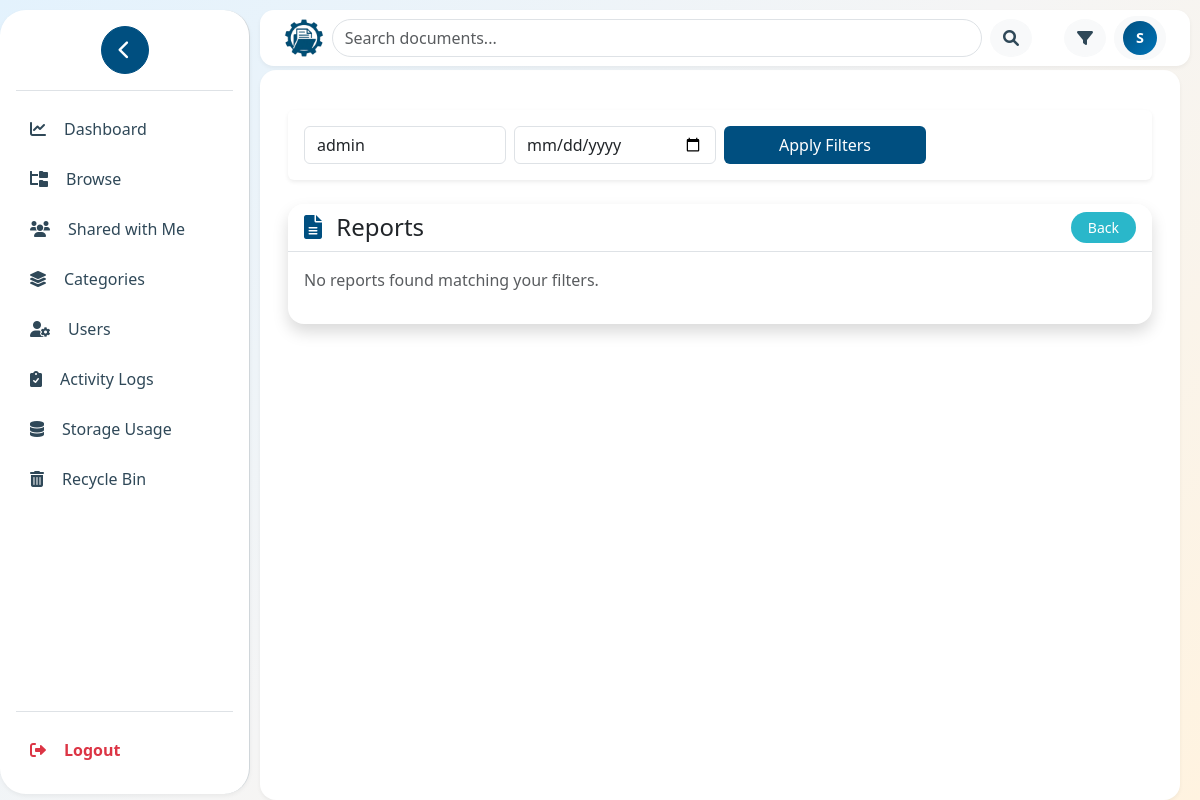
The app's page /all_reports.php?user=admin (signed in), older data.
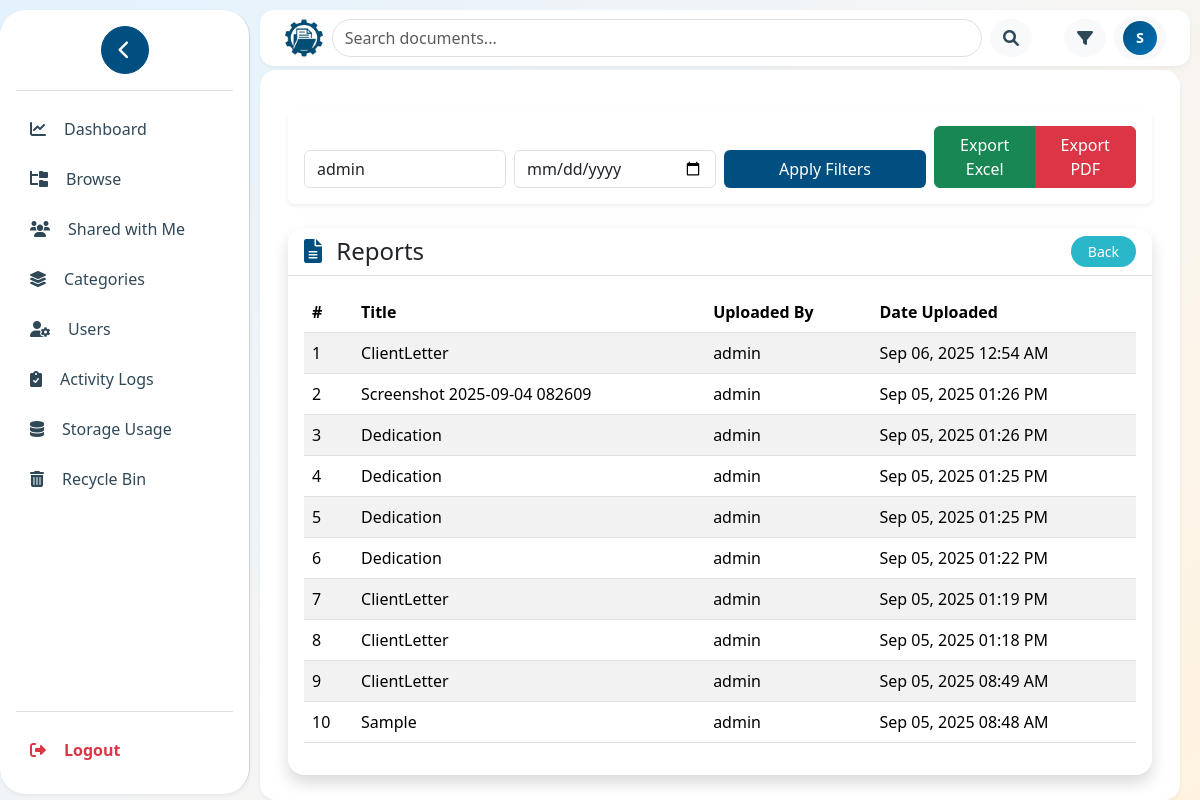
The same page, newer data.
### tables this page shows
CREATE TABLE `reports` (
  `id` int(11) NOT NULL,
  `title` varchar(255) NOT NULL,
  `file_path` varchar(255) NOT NULL,
  `uploaded_by` varchar(100) NOT NULL,
  `created_at` timestamp NOT NULL DEFAULT current_timestamp()
);

CREATE TABLE `users` (
  `id` int(11) NOT NULL,
  `username` varchar(100) NOT NULL,
  `email` varchar(100) NOT NULL,
  `password` varchar(200) NOT NULL,
  `full_name` varchar(100) DEFAULT NULL,
  `role` enum('user','admin','superadmin') DEFAULT 'user',
  `created_at` datetime DEFAULT current_timestamp(),
  `updated_at` datetime DEFAULT current_timestamp() ON UPDATE current_timestamp(),
  `is_logged_in` tinyint(1) DEFAULT 0,
  `status` enum('pending','active','disabled') DEFAULT 'pending'
);

### config/config.php (called while the page is built, shortened)
<?php
function isLoggedIn() {
    return isset($_SESSION['user_id']);
}
?>

### includes/auth_check.php (called while the page is built, shortened)
<?php
require_once __DIR__ . '/../config/config.php';
function isAdmin() {
    return isset($_SESSION['user_role']) &&
           in_array($_SESSION['user_role'], ['admin', 'superadmin'], true);
}
?>

### all_reports.php (the view, shortened to what this page needs)
<?php
require_once 'includes/auth_check.php';
require_once 'config/database.php';
$userFilter = $_GET['user'] ?? '';
$dateFilter = $_GET['date'] ?? '';
$query = "
    SELECT r.id, r.title, r.created_at, u.username AS uploaded_by
    FROM reports r
    JOIN users u ON r.uploaded_by = u.id
    WHERE 1=1
";
$params = [];
if (!empty($userFilter)) {
    $query .= " AND u.username LIKE :user";
    $params[':user'] = "%$userFilter%";
}
$query .= " ORDER BY r.created_at DESC";
$stmt = $db->prepare($query);
$stmt->execute($params);
$reports = $stmt->fetchAll(PDO::FETCH_ASSOC);
?>
<?php include 'includes/header.php'; ?>
<div class="container mt-4">
  <div class="card mb-4 shadow-sm border-0">
    <div class="card-body">
      <form method="GET" class="row g-2 align-items-end">
        <div class="col-md-3">
          <input type="text" name="user" class="form-control" placeholder="Filter by username..." value="<?= htmlspecialchars($userFilter) ?>">
        </div>
        <div class="col-md-3">
          <input type="date" name="date" class="form-control" value="<?= htmlspecialchars($dateFilter) ?>">
        </div>
        <div class="col-md-3">
          <button type="submit" class="btn w-100" style="background-color: #004F80; color: white;">Apply Filters</button>
        </div>
        <div class="col-md-3 text-end">
          <?php if (count($reports) > 0): ?>
            <div class="btn-group w-100">
              <a href="?<?= http_build_query(array_merge($_GET, ['export' => 'excel'])) ?>" class="btn btn-success w-50">Export Excel</a>
              <a href="?<?= http_build_query(array_merge($_GET, ['export' => 'pdf'])) ?>" class="btn btn-danger w-50">Export PDF</a>
            </div>
          <?php endif; ?>
        </div>
      </form>
    </div>
  </div>
  <div class="card shadow rounded-4 border-0">
    <div class="card-header d-flex justify-content-between align-items-center bg-white border-bottom rounded-top-4">
      <h4 class="mb-0">
        <i class="fas fa-file-alt me-2" style="color:#004F80;"></i> Reports
      </h4>
      <a href="dashboard.php" class="btn btn-sm rounded-pill px-3" style="background-color: #2AB7CA; color: white; font-weight: 500;">Back</a>
    </div>
    <div class="card-body">
      <?php if (count($reports) > 0): ?>
        <div class="table-responsive">
          <table class="table table-striped align-middle">
            <thead>
              <tr>
                <th>#</th>
                <th>Title</th>
                <th>Uploaded By</th>
                <th>Date Uploaded</th>
              </tr>
            </thead>
            <tbody>
              <?php foreach ($reports as $index => $report): ?>
                <tr>
                  <td><?= $index + 1 ?></td>
                  <td><?= htmlspecialchars($report['title']) ?></td>
                  <td><?= htmlspecialchars($report['uploaded_by']) ?></td>
                  <td><?= date("M d, Y h:i A", strtotime($report['created_at'])) ?></td>
                </tr>
              <?php endforeach; ?>
            </tbody>
          </table>
        </div>
      <?php else: ?>
        <p class="text-muted">No reports found matching your filters.</p>
      <?php endif; ?>
    </div>
  </div>
</div>

### includes/header.php (shortened to what this page needs)
<?php
require_once __DIR__ . '/../config/config.php';
require_once __DIR__ . '/../includes/auth_check.php';
$user_full_name = $_SESSION['full_name'] ?? null;
$user_initial = $user_full_name ? strtoupper(substr($user_full_name, 0, 1)) : '?';
?>
<!DOCTYPE html>
<html lang="en">
<head>
<link rel="stylesheet" href="<?php echo BASE_URL; ?>assets/css/header.css">
  <link href="https://cdn.jsdelivr.net/npm/bootstrap@5.3.3/dist/css/bootstrap.min.css" rel="stylesheet">
  <link href="https://cdnjs.cloudflare.com/ajax/libs/font-awesome/6.0.0/css/all.min.css" rel="stylesheet">
</head>
<body>
<?php if (isLoggedIn()): ?>
<div class="sidebar d-flex flex-column slide-in-left" id="sidebar">
  <div class="mb-3 text-center">
    <button class="btn btn-primary rounded-circle" id="collapseToggleBtn" title="Collapse Sidebar">
      <i class="fas fa-chevron-left"></i>
    </button>
  </div>
  <ul class="nav nav-pills flex-column mb-auto border-top pt-3">
    <li>
      <a class="nav-link <?php echo basename($_SERVER['PHP_SELF']) == 'dashboard.php' ? 'active' : ''; ?>"
         href="<?php echo BASE_URL; ?>dashboard.php">
        <i class="fas fa-chart-line me-2"></i><span>Dashboard</span>
      </a>
    </li>
    <li>
      <a class="nav-link <?php echo basename($_SERVER['PHP_SELF']) == 'browse.php' ? 'active' : ''; ?>"
         href="<?php echo BASE_URL; ?>documents/browse.php">
        <i class="fas fa-folder-tree me-2"></i><span>Browse</span>
      </a>
    </li>
    <li>
      <a class="nav-link <?php echo basename($_SERVER['PHP_SELF']) == 'shared.php' ? 'active' : ''; ?>"
         href="<?php echo BASE_URL; ?>documents/shared.php">
        <i class="fas fa-users me-2"></i><span>Shared with Me</span>
      </a>
    </li>
    <?php if (isAdmin()): ?>
    <li><a class="nav-link <?php echo basename($_SERVER['PHP_SELF']) == 'manage.php' ? 'active' : ''; ?>" href="<?php echo BASE_URL; ?>categories/manage.php"><i class="fas fa-layer-group me-2"></i><span>Categories</span></a></li>
    <li><a class="nav-link <?php echo basename($_SERVER['PHP_SELF']) == 'manage_user.php' ? 'active' : ''; ?>" href="<?php echo BASE_URL; ?>users/manage_user.php"><i class="fas fa-user-gear me-2"></i><span>Users</span></a></li>
    <li><a class="nav-link <?php echo basename($_SERVER['PHP_SELF']) == 'audit.php' ? 'active' : ''; ?>" href="<?php echo BASE_URL; ?>logs/audit.php"><i class="fas fa-clipboard-check me-2"></i><span>Activity Logs</span></a></li>
    <?php endif; ?>
    <li><a class="nav-link" href="<?php echo BASE_URL; ?>storage.php"><i class="fas fa-database me-2"></i><span>Storage Usage</span></a></li>
    <li><a class="nav-link <?php echo basename($_SERVER['PHP_SELF']) == 'trash.php' ? 'active' : ''; ?>" href="<?php echo BASE_URL; ?>documents/trash.php"><i class="fas fa-trash-alt me-2"></i><span>Recycle Bin</span></a></li>
  </ul>
  <div class="mt-auto border-top pt-3">
    <a class="nav-link text-danger fw-semibold" href="<?php echo BASE_URL; ?>auth/logout.php">
      <i class="fas fa-sign-out-alt me-2"></i><span>Logout</span>
    </a>
  </div>
</div>
<div class="topbar d-flex justify-content-between align-items-center px-4 py-2" id="topbar">
  <div class="d-flex align-items-center flex-shrink-0">
    <img src="/TrackWeb/assets/images/logo.png" alt="TrackWeb Logo" class="img-fluid me-2" style="max-height: 40px;">
  </div>
  <form class="d-flex align-items-center me-4 flex-grow-1 search-form"
        action="<?php echo BASE_URL; ?>documents/results.php" method="get">
    <input class="form-control me-2 rounded-pill" type="search" name="search" placeholder="Search documents..." aria-label="Search">
    <button class="btn btn-light rounded-circle d-none d-md-inline me-2" type="submit" title="Search">
      <i class="fas fa-search"></i>
    </button>
  </form>
  <a href="<?php echo BASE_URL; ?>documents/search.php"
     class="btn btn-light rounded-circle d-none d-md-inline me-2" title="Advanced Search">
    <i class="fas fa-filter"></i>
  </a>
  <div class="dropdown">
    <button class="btn btn-light d-flex align-items-center px-2 py-1 rounded-pill"
            type="button" id="userMenu" data-bs-toggle="dropdown" aria-expanded="false">
      <div class="d-flex align-items-center">
        <div style="width: 34px; height: 34px; border-radius: 50%;
                    background: linear-gradient(135deg, #004F80, #0073b6);
                    display: flex; align-items: center; justify-content: center;
                    color: white !important; font-weight: 600; font-size: 0.9rem;">
          <?php echo $user_initial; ?>
        </div>
      </div>
    </button>
  </div>
</div>
<main class="main-content" id="mainContent">
<?php endif; ?>

### assets/css/header.css (style rules this page uses)
:root { --primary-color: #004F80; --secondary-color: #2AB7CA; --dark-color: #2F4858; --light-color: #F4F6F8; --white: #FFFFFF; --border-color: #D0D6DA; --hover-color: #E6F2F8; --shadow: 0 2px 4px rgba(0,0,0,0.05); --shadow-lg: 0 4px 12px rgba(0,0,0,0.1); }
* { margin: 0; padding: 0; box-sizing: border-box; }
html, body { height: 100%; margin: 0; overflow: hidden; font-family: "Segoe UI", Roboto, Arial, sans-serif; background: linear-gradient(135deg, #e3f2fd 0%, #f5f5f5 50%, #fff3e0 100%); color: #1a2332; }
.topbar { position: fixed; top: 10px; left: 260px; right: 10px; height: 56px; background-color: var(--white); display: flex; align-items: center; justify-content: space-between; padding: 0 1rem; z-index: 1030; border-radius: 14px; box-shadow: var(--shadow); transition: all 0.3s ease; }
.topbar *, .topbar i, .topbar .navbar-brand, .topbar .dropdown-toggle { color: var(--dark-color) !important; }
.sidebar { position: fixed; left: 0; top: 10px; width: 250px; height: calc(100% - 16px); background-color: var(--white); color: var(--dark-color); padding: 1rem; overflow-y: auto; border-right: 1px solid var(--border-color); border-radius: 26px; box-shadow: var(--shadow); transition: transform 0.3s ease, width 0.3s ease; z-index: 1020; }
.sidebar .nav-link { color: var(--dark-color); border-radius: 8px; padding: 10px 14px; margin-bottom: 6px; font-weight: 500; display: flex; align-items: center; gap: 10px; transition: all 0.3s ease; }
.sidebar .nav-link i { transition: transform 0.3s ease, color 0.3s ease; }
.main-content { position: relative; margin-top: 70px; margin-left: 260px; margin-right: 10px; height: calc(100% - 70px); overflow-y: auto; background-color: var(--white); padding: 16px; border-radius: 16px; box-shadow: var(--shadow); -webkit-overflow-scrolling: touch; transition: margin-left 0.3s ease, width 0.3s ease; width: calc(100% - 270px); }
.btn-primary.rounded-circle { width: 48px; height: 48px; font-size: 1.2rem; background-color: var(--primary-color); border-color: var(--primary-color); padding: 0; transition: all 0.3s ease; }
.btn-light { border: 1px solid var(--border-color); transition: all 0.3s ease; }
@media (min-width: 1200px) { .main-content { margin-left: 260px; width: calc(100% - 280px); } }

Row changes from the older to the newer data that the page shows:
added reports: title "ClientLetter", users.username "admin", created_at "Sep 06, 2025 12:54 AM"
added reports: title "Screenshot 2025-09-04 082609", users.username "admin", created_at "Sep 05, 2025 01:26 PM"
added reports: title "Dedication", users.username "admin", created_at "Sep 05, 2025 01:26 PM"
added reports: title "Dedication", users.username "admin", created_at "Sep 05, 2025 01:25 PM"
added reports: title "Dedication", users.username "admin", created_at "Sep 05, 2025 01:25 PM"
added reports: title "Dedication", users.username "admin", created_at "Sep 05, 2025 01:22 PM"
added reports: title "ClientLetter", users.username "admin", created_at "Sep 05, 2025 01:19 PM"
added reports: title "ClientLetter", users.username "admin", created_at "Sep 05, 2025 01:18 PM"
added reports: title "ClientLetter", users.username "admin", created_at "Sep 05, 2025 08:49 AM"
added reports: title "Sample", users.username "admin", created_at "Sep 05, 2025 08:48 AM"
Text that changed along with them:
text no longer shown: "No reports found matching your filters."
text now shown: "Export Excel Export PDF # Title Uploaded By Date Uploaded"
